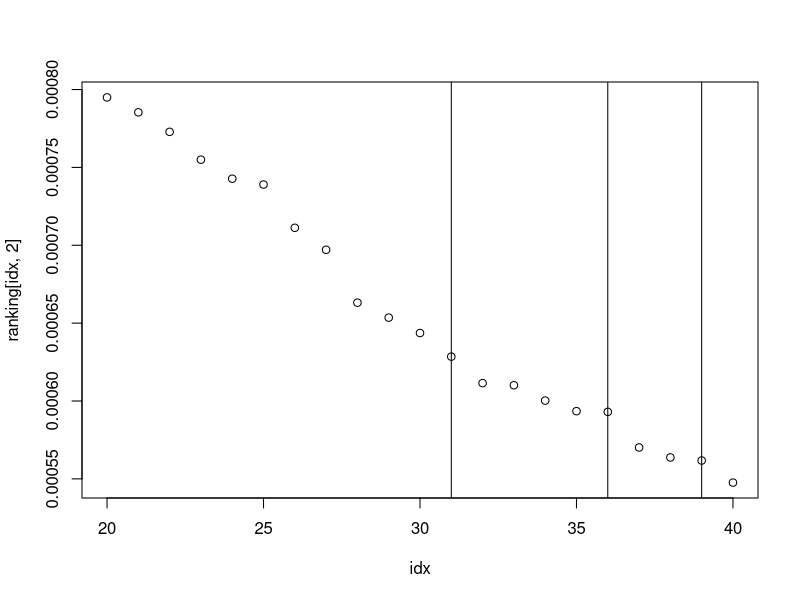

The R script that drew this image:
setwd("C:/Users/User/Desktop/RandomForest")

ranking <- read.csv2("RF_Selection.csv", stringsAsFactors = FALSE)


idx <- 20:40
plot(idx, ranking[idx,2])
abline(v = 31)
abline(v = 36)
abline(v = 39)
